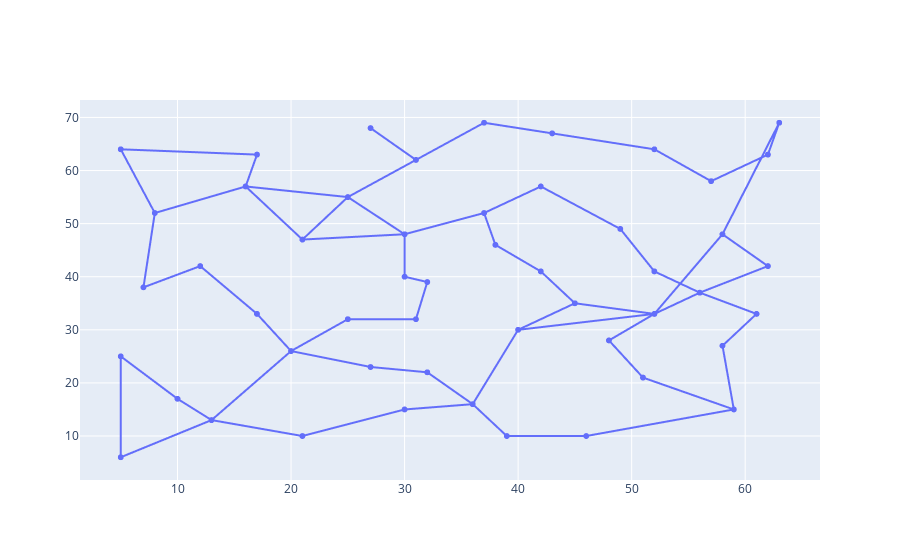

Write notebook code for a chart like this one.
### Code cell
fig = go.Figure(data=go.Scattergl(
    x=edge_x,
    y=edge_y,
    mode="markers+lines",
    # mode="markers"
))
fig.update_layout(height=750)
fig.show()

### Figure 1 — Plotly figure (JSON) as saved in the notebook; plotly's stock layout.template omitted (floating-point values rounded to 4 significant figures; data arrays with more than 128 entries replaced by an {"elided": "..."} marker saying what was removed)
{"data": [{"mode": "markers+lines", "type": "scattergl", "x": {"elided": "339 int values"}, "y": {"elided": "339 int values"}}], "layout": {"autosize": true, "xaxis": {"autorange": true, "range": [1.49, 66.51], "type": "linear"}, "yaxis": {"autorange": true, "range": [1.981, 73.02], "type": "linear"}}}
